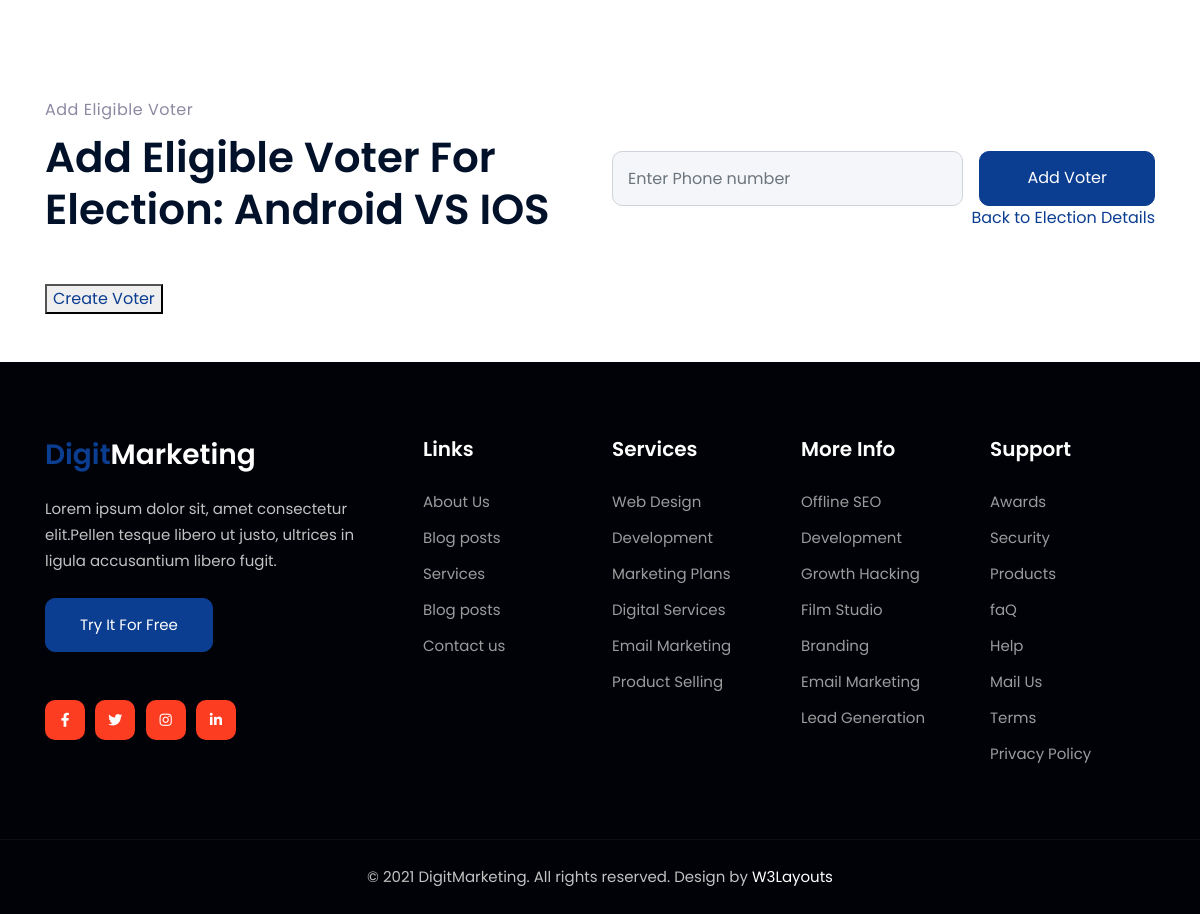
The app's page /add_eligible_voter/1/, older data.
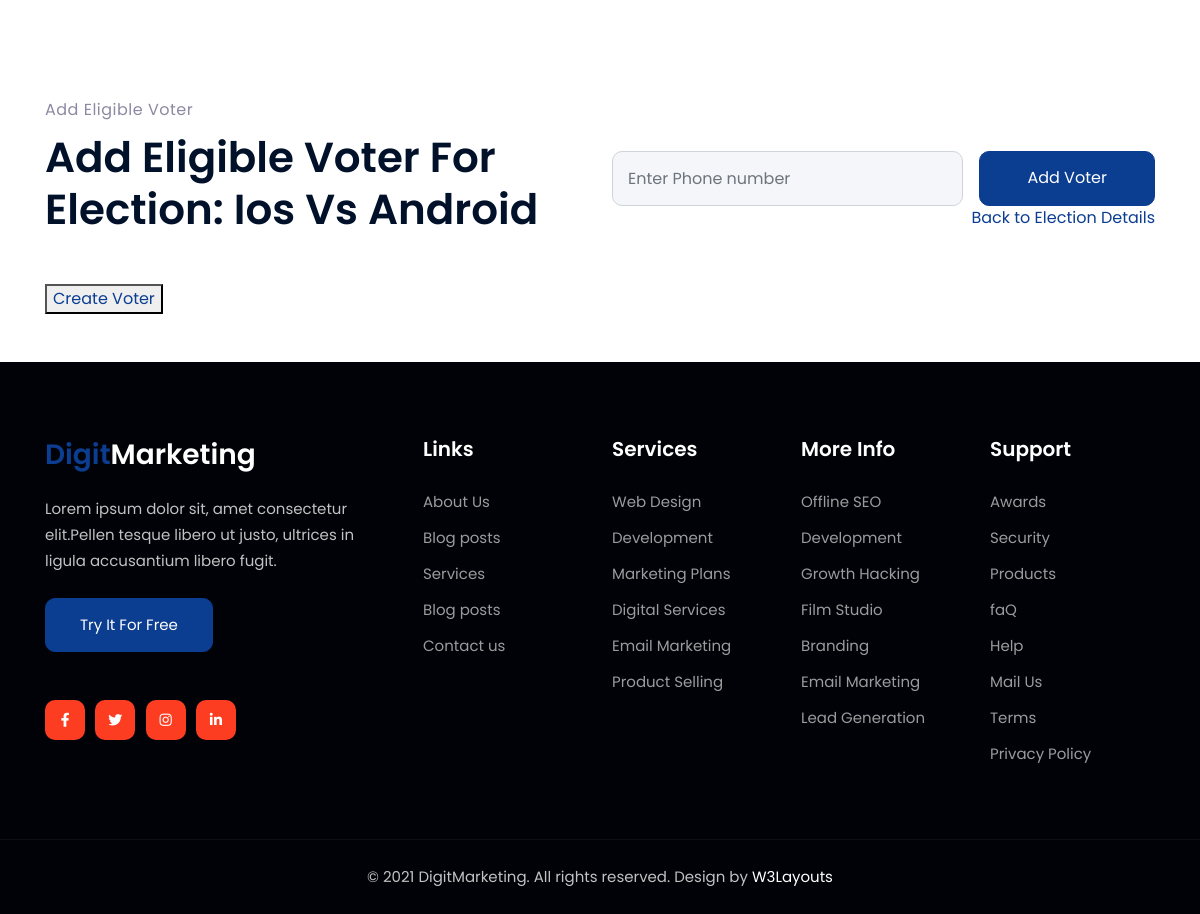
The same page, newer data.
### vote/models.py (models this page shows, shortened)
class Election(models.Model):
    election_officer = models.ForeignKey(ElectionOfficerReg, on_delete=models.CASCADE, related_name='elections')
    election_no = models.IntegerField(unique=True)
    name=models.CharField(max_length=20)
    start_time=models.CharField(max_length=20)
    end_time=models.CharField(max_length=20)
    description=models.CharField(max_length=200)
    status=models.CharField(max_length=20,choices=choice)

### vote/views.py (the view, shortened to what this page needs)
# urls.py: path('add_eligible_voter/<int:election_id>/', views.add_eligible_voter, name='add_eligible_voter'),
def add_eligible_voter(request, election_id):
    election = get_object_or_404(Election, id=election_id)
    return render(request, 'add_eligible_voter.html', {'election': election})

### vote/templates/add_eligible_voter.html (shortened to what the changed rows need)
{% load static %}
<!doctype html>
<html lang="en">
<head>
    <link rel="stylesheet" href="{% static 'css/style-starter.css' %}">
</head>
<body>
    <section class="w3l-project-main">
        <div class="container">
            <div class="w3l-project py-md-5 py-4">
                <div class="row py-5 align-items-center">
                    <div class="col-lg-6 w3l-project-right">
                        <div class="bottom-info">
                            <div class="header-section pr-lg-5">
                                <h6 class="title-subhny mb-2">Add Eligible Voter</h6>
                                <h3 class="title-w3l">Add Eligible Voter for Election: {{ election.name }}
                                </h3>
                            </div>
                        </div>
                    </div>
                </div>
            </div>
        </div>
    </section>
    <section class="w3l-footer-29-main">
        <div class="footer-29 py-5">
            <div class="container py-lg-4">
                <div class="row footer-top-29">
                    <div class="col-lg-4 col-md-6 footer-list-29 footer-1 pe-lg-5">
                        <div class="footer-logo mb-4">
                            <h2><a class="navbar-brand" href="index.html">
                                    <span class="sublog">Digit</span>Marketing
                                </a></h2>
                        </div>
                    </div>
                </div>
            </div>
        </div>
    </section>
</body>
</html>

Row changes from the older to the newer data that the page shows:
changed Election: name "Android VS IOS" → "Ios Vs Android"
